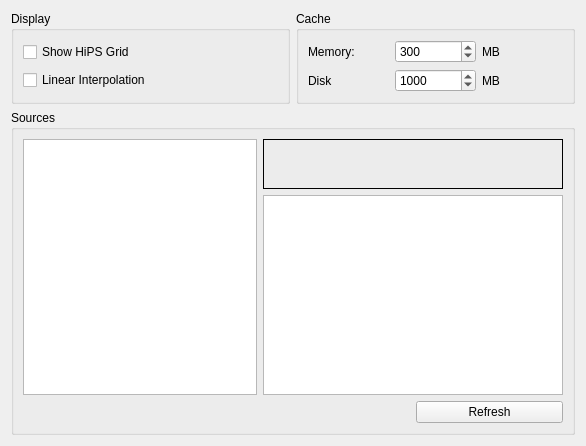
<?xml version="1.0" encoding="UTF-8"?>
<ui version="4.0">
 <class>OpsHIPS</class>
 <widget class="QWidget" name="OpsHIPS">
  <property name="geometry">
   <rect>
    <x>0</x>
    <y>0</y>
    <width>586</width>
    <height>446</height>
   </rect>
  </property>
  <layout class="QGridLayout" name="gridLayout_3">
   <item row="0" column="0">
    <widget class="QGroupBox" name="displayGroup">
     <property name="title">
      <string>Display</string>
     </property>
     <layout class="QVBoxLayout" name="verticalLayout">
      <item>
       <widget class="QCheckBox" name="kcfg_HIPSShowGrid">
        <property name="text">
         <string>Show HiPS Grid</string>
        </property>
       </widget>
      </item>
      <item>
       <widget class="QCheckBox" name="kcfg_HIPSBiLinearInterpolation">
        <property name="text">
         <string>Linear Interpolation</string>
        </property>
       </widget>
      </item>
     </layout>
    </widget>
   </item>
   <item row="0" column="1">
    <widget class="QGroupBox" name="cacheGroup">
     <property name="title">
      <string>Cache</string>
     </property>
     <layout class="QGridLayout" name="gridLayout">
      <item row="0" column="0">
       <widget class="QLabel" name="label">
        <property name="text">
         <string>Memory:</string>
        </property>
       </widget>
      </item>
      <item row="0" column="1">
       <widget class="QSpinBox" name="kcfg_HIPSMemoryCache">
        <property name="minimum">
         <number>10</number>
        </property>
        <property name="maximum">
         <number>4096</number>
        </property>
        <property name="value">
         <number>300</number>
        </property>
       </widget>
      </item>
      <item row="0" column="2">
       <widget class="QLabel" name="label_2">
        <property name="text">
         <string>MB</string>
        </property>
       </widget>
      </item>
      <item row="1" column="0">
       <widget class="QLabel" name="label_4">
        <property name="text">
         <string>Disk</string>
        </property>
       </widget>
      </item>
      <item row="1" column="1">
       <widget class="QSpinBox" name="kcfg_HIPSNetCache">
        <property name="minimum">
         <number>10</number>
        </property>
        <property name="maximum">
         <number>100000</number>
        </property>
        <property name="value">
         <number>1000</number>
        </property>
       </widget>
      </item>
      <item row="1" column="2">
       <widget class="QLabel" name="label_3">
        <property name="text">
         <string>MB</string>
        </property>
       </widget>
      </item>
     </layout>
    </widget>
   </item>
   <item row="1" column="0" colspan="2">
    <widget class="QGroupBox" name="sourceGroup">
     <property name="title">
      <string>Sources</string>
     </property>
     <layout class="QGridLayout" name="gridLayout_2">
      <item row="0" column="1" colspan="2">
       <widget class="QLabel" name="sourceImage">
        <property name="minimumSize">
         <size>
          <width>300</width>
          <height>50</height>
         </size>
        </property>
        <property name="maximumSize">
         <size>
          <width>300</width>
          <height>50</height>
         </size>
        </property>
        <property name="frameShape">
         <enum>QFrame::Box</enum>
        </property>
        <property name="text">
         <string/>
        </property>
       </widget>
      </item>
      <item row="1" column="1" colspan="2">
       <widget class="QTextEdit" name="sourceDescription">
        <property name="readOnly">
         <bool>true</bool>
        </property>
       </widget>
      </item>
      <item row="2" column="0" colspan="2">
       <spacer name="horizontalSpacer">
        <property name="orientation">
         <enum>Qt::Horizontal</enum>
        </property>
        <property name="sizeHint" stdset="0">
         <size>
          <width>397</width>
          <height>20</height>
         </size>
        </property>
       </spacer>
      </item>
      <item row="2" column="2">
       <widget class="QPushButton" name="refreshSourceB">
        <property name="text">
         <string>Refresh</string>
        </property>
       </widget>
      </item>
      <item row="0" column="0" rowspan="2">
       <widget class="QListWidget" name="sourcesList"/>
      </item>
     </layout>
    </widget>
   </item>
  </layout>
 </widget>
 <resources/>
 <connections/>
</ui>
